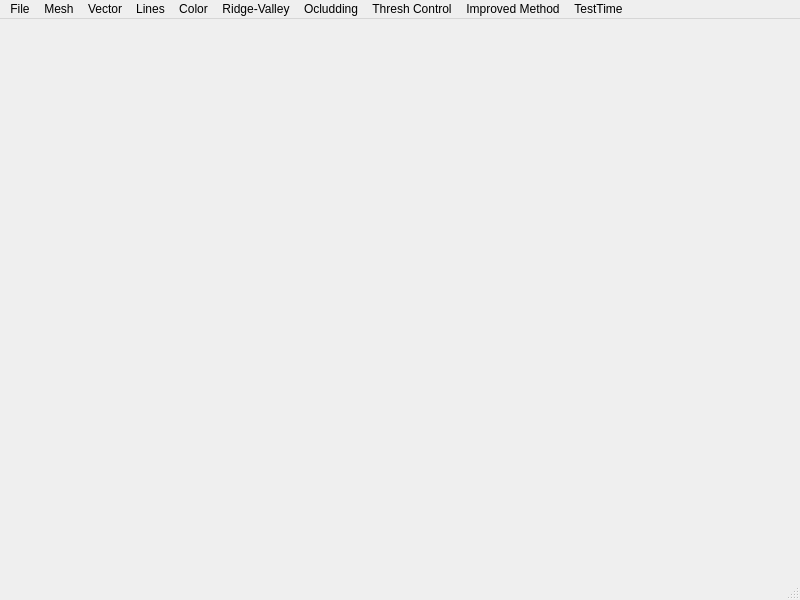
<?xml version="1.0" encoding="UTF-8"?>
<ui version="4.0">
 <class>MainWindow</class>
 <widget class="QMainWindow" name="MainWindow">
  <property name="geometry">
   <rect>
    <x>0</x>
    <y>0</y>
    <width>800</width>
    <height>600</height>
   </rect>
  </property>
  <property name="windowTitle">
   <string>LineDrawing</string>
  </property>
  <widget class="QWidget" name="centralwidget"/>
  <widget class="QMenuBar" name="menubar">
   <property name="geometry">
    <rect>
     <x>0</x>
     <y>0</y>
     <width>800</width>
     <height>23</height>
    </rect>
   </property>
   <widget class="QMenu" name="menuFile">
    <property name="title">
     <string>File</string>
    </property>
    <addaction name="actionOpen"/>
    <addaction name="actionOpen_LD_file"/>
    <addaction name="separator"/>
    <addaction name="actionSave_Ridges_file"/>
    <addaction name="actionSave_Occluding_file"/>
    <addaction name="separator"/>
    <addaction name="actionSave_RV_mesh_file"/>
    <addaction name="actionSave_OC_mesh_file"/>
    <addaction name="separator"/>
    <addaction name="actionSave_curv1"/>
    <addaction name="actionSave_Curv2"/>
   </widget>
   <widget class="QMenu" name="menuVectors">
    <property name="title">
     <string>Mesh</string>
    </property>
    <addaction name="actionEdges"/>
   </widget>
   <widget class="QMenu" name="menuVector">
    <property name="title">
     <string>Vector</string>
    </property>
    <addaction name="actionNormals"/>
    <addaction name="actionPrincipal_1"/>
    <addaction name="actionPrincipal_2"/>
    <addaction name="actionPreview"/>
   </widget>
   <widget class="QMenu" name="menuLines">
    <property name="title">
     <string>Lines</string>
    </property>
    <addaction name="actionBoundaries"/>
    <addaction name="actionExterior_Silhouette"/>
    <addaction name="actionOccluding_Contours"/>
    <addaction name="actionSuggestive_Contours"/>
    <addaction name="actionRidges"/>
    <addaction name="actionValleys"/>
    <addaction name="actionApparent_Ridges"/>
   </widget>
   <widget class="QMenu" name="menuColor">
    <property name="title">
     <string>Color</string>
    </property>
    <addaction name="actionNormalColor"/>
    <addaction name="actionCurv_Color"/>
   </widget>
   <widget class="QMenu" name="menuRV">
    <property name="title">
     <string>Ridge-Valley</string>
    </property>
    <addaction name="actionLines"/>
    <addaction name="actionFaces"/>
   </widget>
   <widget class="QMenu" name="menuOcludding">
    <property name="title">
     <string>Ocludding</string>
    </property>
    <addaction name="actionLines_2"/>
    <addaction name="actionFaces_2"/>
   </widget>
   <widget class="QMenu" name="menuThresh">
    <property name="title">
     <string>Thresh Control</string>
    </property>
    <addaction name="actionThresh"/>
   </widget>
   <widget class="QMenu" name="menuImproved_Method">
    <property name="title">
     <string>Improved Method</string>
    </property>
    <addaction name="actionSmooth_curv"/>
    <addaction name="actionSmooth_DCurv"/>
    <addaction name="actionLaplace_Smooth"/>
   </widget>
   <widget class="QMenu" name="menuTestTime">
    <property name="title">
     <string>TestTime</string>
    </property>
    <addaction name="actionRidge_Valley"/>
   </widget>
   <addaction name="menuFile"/>
   <addaction name="menuVectors"/>
   <addaction name="menuVector"/>
   <addaction name="menuLines"/>
   <addaction name="menuColor"/>
   <addaction name="menuRV"/>
   <addaction name="menuOcludding"/>
   <addaction name="menuThresh"/>
   <addaction name="menuImproved_Method"/>
   <addaction name="menuTestTime"/>
  </widget>
  <widget class="QStatusBar" name="statusbar"/>
  <action name="actionOpen">
   <property name="text">
    <string>Open</string>
   </property>
  </action>
  <action name="actionEdges">
   <property name="checkable">
    <bool>true</bool>
   </property>
   <property name="text">
    <string>Edges</string>
   </property>
  </action>
  <action name="actionNormals">
   <property name="checkable">
    <bool>true</bool>
   </property>
   <property name="text">
    <string>Normal</string>
   </property>
  </action>
  <action name="actionPrincipal_1">
   <property name="checkable">
    <bool>true</bool>
   </property>
   <property name="text">
    <string>Principal 1</string>
   </property>
  </action>
  <action name="actionPrincipal_2">
   <property name="checkable">
    <bool>true</bool>
   </property>
   <property name="text">
    <string>Principal 2</string>
   </property>
  </action>
  <action name="actionNormalColor">
   <property name="checkable">
    <bool>true</bool>
   </property>
   <property name="text">
    <string>Norm Color</string>
   </property>
  </action>
  <action name="actionCurv_Color">
   <property name="checkable">
    <bool>true</bool>
   </property>
   <property name="text">
    <string>Curv Color</string>
   </property>
  </action>
  <action name="actionBoundaries">
   <property name="checkable">
    <bool>true</bool>
   </property>
   <property name="text">
    <string>Boundaries</string>
   </property>
  </action>
  <action name="actionPreview">
   <property name="checkable">
    <bool>true</bool>
   </property>
   <property name="text">
    <string>Preview</string>
   </property>
  </action>
  <action name="actionExterior_Silhouette">
   <property name="checkable">
    <bool>true</bool>
   </property>
   <property name="text">
    <string>Exterior Silhouette</string>
   </property>
  </action>
  <action name="actionOccluding_Contours">
   <property name="checkable">
    <bool>true</bool>
   </property>
   <property name="text">
    <string>Occluding Contours</string>
   </property>
  </action>
  <action name="actionSuggestive_Contours">
   <property name="checkable">
    <bool>true</bool>
   </property>
   <property name="text">
    <string>Suggestive Contours</string>
   </property>
  </action>
  <action name="actionRidges">
   <property name="checkable">
    <bool>true</bool>
   </property>
   <property name="text">
    <string>Ridges</string>
   </property>
  </action>
  <action name="actionValleys">
   <property name="checkable">
    <bool>true</bool>
   </property>
   <property name="text">
    <string>Valleys</string>
   </property>
  </action>
  <action name="actionApparent_Ridges">
   <property name="checkable">
    <bool>true</bool>
   </property>
   <property name="text">
    <string>Apparent Ridges</string>
   </property>
  </action>
  <action name="actionSave_Ridges_file">
   <property name="text">
    <string>Save Ridge-Valley file</string>
   </property>
  </action>
  <action name="actionSave_Occluding_file">
   <property name="text">
    <string>Save Occluding file</string>
   </property>
  </action>
  <action name="actionLines">
   <property name="checkable">
    <bool>true</bool>
   </property>
   <property name="text">
    <string>Lines</string>
   </property>
  </action>
  <action name="actionFaces">
   <property name="checkable">
    <bool>true</bool>
   </property>
   <property name="text">
    <string>Faces</string>
   </property>
  </action>
  <action name="actionLines_2">
   <property name="checkable">
    <bool>true</bool>
   </property>
   <property name="text">
    <string>Lines</string>
   </property>
  </action>
  <action name="actionFaces_2">
   <property name="checkable">
    <bool>true</bool>
   </property>
   <property name="text">
    <string>Faces</string>
   </property>
  </action>
  <action name="actionSave_RV_mesh_file">
   <property name="text">
    <string>Save RV mesh file</string>
   </property>
  </action>
  <action name="actionSave_OC_mesh_file">
   <property name="text">
    <string>Save OC mesh file</string>
   </property>
  </action>
  <action name="actionOpen_LD_file">
   <property name="text">
    <string>Open LD file</string>
   </property>
  </action>
  <action name="actionThresh">
   <property name="text">
    <string>Thresh</string>
   </property>
  </action>
  <action name="actionSmooth_curv">
   <property name="text">
    <string>Our Method</string>
   </property>
  </action>
  <action name="actionSmooth_DCurv">
   <property name="text">
    <string>Smooth DCurv</string>
   </property>
  </action>
  <action name="actionSave_curv1">
   <property name="text">
    <string>Save Curv1</string>
   </property>
  </action>
  <action name="actionSave_Curv2">
   <property name="text">
    <string>Save Curv2</string>
   </property>
  </action>
  <action name="actionLaplace_Smooth">
   <property name="text">
    <string>Laplace Smooth</string>
   </property>
  </action>
  <action name="actionRidge_Valley">
   <property name="text">
    <string>Ridge-Valley</string>
   </property>
  </action>
 </widget>
 <resources/>
 <connections>
  <connection>
   <sender>actionOpen</sender>
   <signal>triggered()</signal>
   <receiver>MainWindow</receiver>
   <slot>open()</slot>
   <hints>
    <hint type="sourcelabel">
     <x>-1</x>
     <y>-1</y>
    </hint>
    <hint type="destinationlabel">
     <x>399</x>
     <y>299</y>
    </hint>
   </hints>
  </connection>
 </connections>
 <slots>
  <slot>open()</slot>
  <slot>on_edges_trggered()</slot>
  <slot>setThresh()</slot>
 </slots>
</ui>
